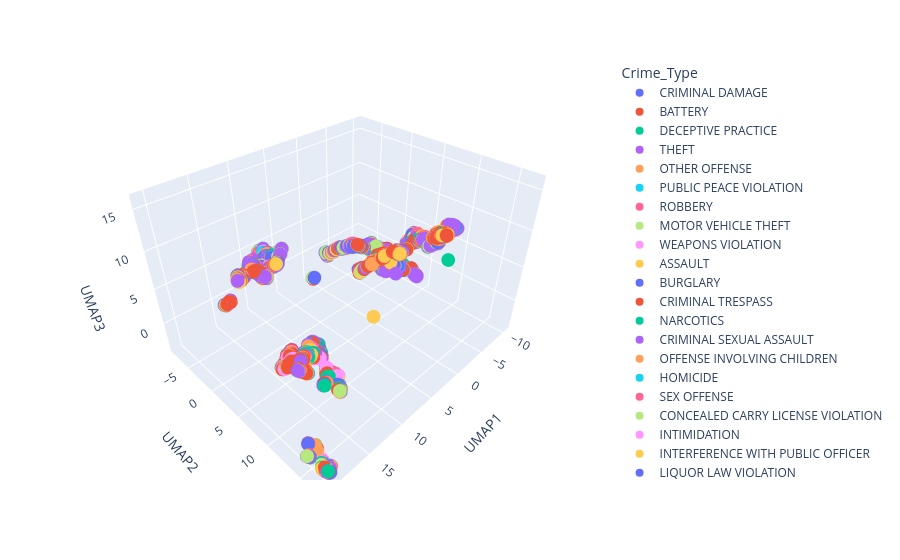

The notebook cell this image was saved under:
### Code cell
umap_3d = umap.UMAP(n_components=3, random_state=42)
X_umap_3d = umap_3d.fit_transform(X_scaled_df_sample)

plot_df['UMAP3'] = X_umap_3d[:, 2]

fig = px.scatter_3d(
    plot_df,
    x='UMAP1',
    y='UMAP2',
    z='UMAP3',
    color='Crime_Type'
)

fig.show()

### Figure 1 — Plotly figure (JSON) as saved in the notebook; plotly's stock layout.template omitted (floating-point values rounded to 4 significant figures; data arrays with more than 128 entries replaced by an {"elided": "..."} marker saying what was removed)
{"data": [{"hovertemplate": "Crime_Type=CRIMINAL DAMAGE<br>UMAP1=%{x}<br>UMAP2=%{y}<br>UMAP3=%{z}<extra></extra>", "legendgroup": "CRIMINAL DAMAGE", "marker": {"color": "#636efa", "symbol": "circle"}, "mode": "markers", "name": "CRIMINAL DAMAGE", "scene": "scene", "showlegend": true, "type": "scatter3d", "x": {"elided": "1118 float values"}, "y": {"elided": "1118 float values"}, "z": {"elided": "1118 float values"}}, {"hovertemplate": "Crime_Type=BATTERY<br>UMAP1=%{x}<br>UMAP2=%{y}<br>UMAP3=%{z}<extra></extra>", "legendgroup": "BATTERY", "marker": {"color": "#EF553B", "symbol": "circle"}, "mode": "markers", "name": "BATTERY", "scene": "scene", "showlegend": true, "type": "scatter3d", "x": {"elided": "1781 float values"}, "y": {"elided": "1781 float values"}, "z": {"elided": "1781 float values"}}, {"hovertemplate": "Crime_Type=DECEPTIVE PRACTICE<br>UMAP1=%{x}<br>UMAP2=%{y}<br>UMAP3=%{z}<extra></extra>", "legendgroup": "DECEPTIVE PRACTICE", "marker": {"color": "#00cc96", "symbol": "circle"}, "mode": "markers", "name": "DECEPTIVE PRACTICE", "scene": "scene", "showlegend": true, "type": "scatter3d", "x": {"elided": "542 float values"}, "y": {"elided": "542 float values"}, "z": {"elided": "542 float values"}}, {"hovertemplate": "Crime_Type=THEFT<br>UMAP1=%{x}<br>UMAP2=%{y}<br>UMAP3=%{z}<extra></extra>", "legendgroup": "THEFT", "marker": {"color": "#ab63fa", "symbol": "circle"}, "mode": "markers", "name": "THEFT", "scene": "scene", "showlegend": true, "type": "scatter3d", "x": {"elided": "2269 float values"}, "y": {"elided": "2269 float values"}, "z": {"elided": "2269 float values"}}, {"hovertemplate": "Crime_Type=OTHER OFFENSE<br>UMAP1=%{x}<br>UMAP2=%{y}<br>UMAP3=%{z}<extra></extra>", "legendgroup": "OTHER OFFENSE", "marker": {"color": "#FFA15A", "symbol": "circle"}, "mode": "markers", "name": "OTHER OFFENSE", "scene": "scene", "showlegend": true, "type": "scatter3d", "x": {"elided": "669 float values"}, "y": {"elided": "669 float values"}, "z": {"elided": "669 float values"}}, {"hovertemplate": "Crime_Type=PUBLIC PEACE VIOLATION<br>UMAP1=%{x}<br>UMAP2=%{y}<br>UMAP3=%{z}<extra></extra>", "legendgroup": "PUBLIC PEACE VIOLATION", "marker": {"color": "#19d3f3", "symbol": "circle"}, "mode": "markers", "name": "PUBLIC PEACE VIOLATION", "scene": "scene", "showlegend": true, "type": "scatter3d", "x": [15.56, -9.994, 9.751, 14.13, 15.44, 15.37, -5.948, -8.335, 8.96, 6.531, 7.756, 14.58, -2.527, 16.22, 14.55, -3.187, 15.42, 12.11, -4.105, -4.5, 16.21, 16.55, 14.73, 8.795, 15.41, 15.4, 16.62, 0.395, 16.65, 16.29, -8.286, 14.32, 15.56, 16.9, 6.56, -3.69, -5.207, 12.02, -3.175, -2.124, 8.634, 13.97, 14.13, 16.6, 11.64, 15.89, 14.38, 15.12, 16.89, 8.956, -5.986, 1.139], "y": [9.921, 1.253, -6.747, 9.228, 9.609, 9.572, -0.02651, 4.923, 10.52, 0.7368, -7.681, 11.66, 7.346, 7.638, 11.6, 8.996, 9.794, -3.387, 12.29, 0.5377, 8.237, 8.295, 11.83, 10.56, 11.96, 12.04, 10.11, 6.557, 8.289, 7.5, 4.018, 9.253, 9.925, 7.728, 0.7001, 7.849, 0.7236, -3.461, 7.711, 8.127, -3.661, 9.81, 9.082, 11.11, -1.992, 7.601, 11.18, 1.531, 8.182, 10.5, -0.05024, 8.987], "z": [3.734, -2.073, 3.837, 4.169, 3.965, 3.964, 1.609, -1.291, 10.86, 3.775, 4.564, 1.678, 7.665, 2.866, 1.73, 8.64, 3.828, 6.361, 11.23, 2.968, 2.759, 2.489, 1.474, 11.08, 1.262, 1.256, 4.256, 4.8, 2.408, 2.709, -0.5099, 4.08, 3.747, 2.179, 3.85, 7.846, 2.457, 6.25, 7.804, 8.152, 6.255, 3.75, 4.276, 3.165, 5.192, 3.112, 2.182, 9.51, 2.116, 10.9, 1.534, 7.009]}, {"hovertemplate": "Crime_Type=ROBBERY<br>UMAP1=%{x}<br>UMAP2=%{y}<br>UMAP3=%{z}<extra></extra>", "legendgroup": "ROBBERY", "marker": {"color": "#FF6692", "symbol": "circle"}, "mode": "markers", "name": "ROBBERY", "scene": "scene", "showlegend": true, "type": "scatter3d", "x": {"elided": "336 float values"}, "y": {"elided": "336 float values"}, "z": {"elided": "336 float values"}}, {"hovertemplate": "Crime_Type=MOTOR VEHICLE THEFT<br>UMAP1=%{x}<br>UMAP2=%{y}<br>UMAP3=%{z}<extra></extra>", "legendgroup": "MOTOR VEHICLE THEFT", "marker": {"color": "#B6E880", "symbol": "circle"}, "mode": "markers", "name": "MOTOR VEHICLE THEFT", "scene": "scene", "showlegend": true, "type": "scatter3d", "x": {"elided": "812 float values"}, "y": {"elided": "812 float values"}, "z": {"elided": "812 float values"}}, {"hovertemplate": "Crime_Type=WEAPONS VIOLATION<br>UMAP1=%{x}<br>UMAP2=%{y}<br>UMAP3=%{z}<extra></extra>", "legendgroup": "WEAPONS VIOLATION", "marker": {"color": "#FF97FF", "symbol": "circle"}, "mode": "markers", "name": "WEAPONS VIOLATION", "scene": "scene", "showlegend": true, "type": "scatter3d", "x": {"elided": "253 float values"}, "y": {"elided": "253 float values"}, "z": {"elided": "253 float values"}}, {"hovertemplate": "Crime_Type=ASSAULT<br>UMAP1=%{x}<br>UMAP2=%{y}<br>UMAP3=%{z}<extra></extra>", "legendgroup": "ASSAULT", "marker": {"color": "#FECB52", "symbol": "circle"}, "mode": "markers", "name": "ASSAULT", "scene": "scene", "showlegend": true, "type": "scatter3d", "x": {"elided": "927 float values"}, "y": {"elided": "927 float values"}, "z": {"elided": "927 float values"}}, {"hovertemplate": "Crime_Type=BURGLARY<br>UMAP1=%{x}<br>UMAP2=%{y}<br>UMAP3=%{z}<extra></extra>", "legendgroup": "BURGLARY", "marker": {"color": "#636efa", "symbol": "circle"}, "mode": "markers", "name": "BURGLARY", "scene": "scene", "showlegend": true, "type": "scatter3d", "x": {"elided": "391 float values"}, "y": {"elided": "391 float values"}, "z": {"elided": "391 float values"}}, {"hovertemplate": "Crime_Type=CRIMINAL TRESPASS<br>UMAP1=%{x}<br>UMAP2=%{y}<br>UMAP3=%{z}<extra></extra>", "legendgroup": "CRIMINAL TRESPASS", "marker": {"color": "#EF553B", "symbol": "circle"}, "mode": "markers", "name": "CRIMINAL TRESPASS", "scene": "scene", "showlegend": true, "type": "scatter3d", "x": {"elided": "238 float values"}, "y": {"elided": "238 float values"}, "z": {"elided": "238 float values"}}, {"hovertemplate": "Crime_Type=NARCOTICS<br>UMAP1=%{x}<br>UMAP2=%{y}<br>UMAP3=%{z}<extra></extra>", "legendgroup": "NARCOTICS", "marker": {"color": "#00cc96", "symbol": "circle"}, "mode": "markers", "name": "NARCOTICS", "scene": "scene", "showlegend": true, "type": "scatter3d", "x": {"elided": "267 float values"}, "y": {"elided": "267 float values"}, "z": {"elided": "267 float values"}}, {"hovertemplate": "Crime_Type=CRIMINAL SEXUAL ASSAULT<br>UMAP1=%{x}<br>UMAP2=%{y}<br>UMAP3=%{z}<extra></extra>", "legendgroup": "CRIMINAL SEXUAL ASSAULT", "marker": {"color": "#ab63fa", "symbol": "circle"}, "mode": "markers", "name": "CRIMINAL SEXUAL ASSAULT", "scene": "scene", "showlegend": true, "type": "scatter3d", "x": [15.96, -5.666, 12.33, -9.624, -3.321, -5.427, -0.6581, 19.11, -7.93, 17.36, -0.401, 8.316, 12.36, 18.67, -0.8488, -0.4368, 10.75, -5.453, 6.53, -3.649, 6.333, -1.536, -6.66, -2.606, 6.364, 8.835, 11.67, 16.61, -6.316, 5.456, 7.497, 7.148, -3.233, 14.33, -3.241, 9.034, -2.478, -3.669, -2.522, 6.594, -0.5517, 8.037, -9.848, 7.168, -0.5251, 10.44, 11.37, 8.38, 4.541, 16.58, -1.554, 11.33, -6.319, 14.73, 11.93, 9.445, -1.481, -3.326, 14.87, 9.178, -3.388, 19.24, -5.673, 11.53, 11.56, 8.955, 14.4, 12.15, 8.373, -0.7505, -7.99, 5.473, 7.665, -3.237, -9.203, 1.066, -5.705, -8.311, -5.0, 10.69, -0.3958, -0.9719, 6.517, 16.65, 11.49, 6.741, 0.6521, -0.4947, 3.218, -8.115, -9.174, -3.755, -5.685, -0.8102], "y": [7.732, 0.7871, -2.523, 0.1896, 11.7, -0.08357, 6.413, 16.46, -3.45, 8.085, 6.191, -6.618, -2.54, 2.37, 6.528, 6.253, -2.622, 0.1515, 10.7, 7.2, 11.06, 5.065, 3.741, 9.573, 11.06, -6.809, -2.025, 1.63, 4.236, 16.19, 13.69, 10.78, 7.339, 10.43, 7.28, -7.766, 9.369, 7.212, 9.467, 0.6671, 6.515, 11.16, 0.6733, 13.73, 6.446, -2.709, -2.309, 11.41, 16.74, 1.584, 5.08, -2.462, 4.285, 1.73, -1.301, -3.587, 4.932, 7.286, 1.694, -7.788, 11.67, 2.422, -0.02962, -3.286, -3.261, -7.796, 2.061, -1.138, 11.41, 6.33, 4.711, 16.22, 10.93, 7.261, -0.1903, 8.832, 0.6569, -3.524, 0.5497, -2.669, 6.586, 6.47, 10.65, 1.614, -1.987, 10.81, 8.093, 6.476, 3.861, -3.497, -0.1699, 7.29, -0.01316, 6.314], "z": [3.116, 2.352, 6.774, -1.891, 11.28, 1.818, 5.208, -3.676, 0.2075, 2.111, 4.991, 4.345, 6.775, 8.297, 5.415, 5.022, 5.434, 1.95, 11.82, 8.515, 12.0, 5.988, 0.171, 9.214, 12.03, 3.931, 5.223, 9.544, 0.3909, 15.78, 14.07, 11.5, 8.365, 3.078, 8.207, 3.612, 9.062, 8.504, 9.135, 3.872, 5.199, 11.82, -1.859, 13.88, 5.174, 5.691, 4.967, 11.98, 15.95, 9.624, 6.012, 5.089, 0.3768, 9.472, 5.773, 5.936, 5.95, 8.258, 9.482, 3.58, 11.18, 8.061, 1.629, 5.96, 5.991, 3.588, 9.208, 5.913, 11.96, 5.223, -0.9132, 15.75, 11.72, 8.286, -1.692, 7.069, 2.154, -0.05029, 2.721, 5.419, 5.16, 5.408, 11.79, 9.532, 5.203, 11.71, 6.913, 5.17, 8.61, 0.06325, -1.667, 8.403, 1.605, 5.251]}, {"hovertemplate": "Crime_Type=OFFENSE INVOLVING CHILDREN<br>UMAP1=%{x}<br>UMAP2=%{y}<br>UMAP3=%{z}<extra></extra>", "legendgroup": "OFFENSE INVOLVING CHILDREN", "marker": {"color": "#FFA15A", "symbol": "circle"}, "mode": "markers", "name": "OFFENSE INVOLVING CHILDREN", "scene": "scene", "showlegend": true, "type": "scatter3d", "x": [7.649, 5.351, 8.421, 0.1167, 14.5, 6.982, 16.46, 19.76, 19.77, -4.54, 4.466, 5.035, 5.122, 14.54, 16.31, 4.422, 7.12, 7.079, -3.076, 17.22, -3.787, 7.576, 10.58, 10.4, 16.62, 6.84, 7.472, 16.31, 19.58, 8.369, 4.961, 19.23, -6.708, 16.56, -6.619, 8.557, 4.42, 7.177, 5.486, -5.73, 5.13, 3.256, 7.62, 16.91, -3.355, 7.861, -5.289, -8.02, 7.103, 4.649, 19.44, 11.01, 4.575, 8.387, 16.22, 6.914, -2.374, 6.662, 16.75, -5.598, -4.578, -4.594, 8.014, 8.58, 7.628, 5.458, 17.1, 4.945, 14.59, 8.39, 8.551, 16.57, 17.33], "y": [11.73, 16.2, 14.65, 6.002, 2.178, 13.87, 10.48, 14.33, 14.34, 11.49, 16.64, 16.08, 16.41, 1.945, 10.05, 16.55, 10.77, 10.83, 9.287, 10.69, 7.451, 11.85, -2.479, -1.39, 1.621, 10.89, 11.92, 8.227, 16.91, 11.48, 16.08, 14.76, 3.487, 9.975, 3.883, 13.94, 16.56, 13.63, 15.9, -0.1548, 16.52, 4.352, 11.8, 1.347, 11.86, 10.94, -0.3271, 4.75, 13.62, 16.85, 16.81, -7.37, 16.83, 14.58, 9.959, 10.96, -6.294, 10.99, 1.367, 0.9972, 0.3855, 0.3863, -7.795, 13.95, 13.67, 16.26, 1.462, 15.92, 2.358, 14.6, 13.92, 10.04, 10.68], "z": [12.29, 15.77, 14.68, 4.704, 9.233, 13.95, 3.657, -1.417, -1.417, 10.4, 15.88, 16.03, 15.87, 9.401, 4.103, 15.88, 11.51, 11.67, 9.069, 3.694, 8.06, 12.39, 5.696, 6.647, 9.53, 11.82, 12.51, 2.793, -3.465, 12.05, 16.0, -1.874, 0.2588, 4.262, 0.1876, 14.61, 15.9, 13.68, 15.59, 1.611, 15.93, 8.573, 12.38, 9.683, 11.51, 11.62, 1.932, -0.9624, 13.72, 15.96, -3.592, 2.227, 15.88, 14.61, 4.162, 11.85, -0.4074, 11.85, 9.717, 2.5, 2.947, 2.947, 4.234, 14.64, 14.02, 15.79, 9.532, 15.63, 9.026, 14.6, 14.61, 4.276, 3.668]}, {"hovertemplate": "Crime_Type=HOMICIDE<br>UMAP1=%{x}<br>UMAP2=%{y}<br>UMAP3=%{z}<extra></extra>", "legendgroup": "HOMICIDE", "marker": {"color": "#19d3f3", "symbol": "circle"}, "mode": "markers", "name": "HOMICIDE", "scene": "scene", "showlegend": true, "type": "scatter3d", "x": [19.23, -9.901, 10.97, 9.194, 8.164, 16.43, -2.173, -2.088, -9.863, -3.69, 17.51, 16.42, 8.081, -1.566, -4.409, 0.1717, -2.122, 9.489, 14.26, 17.3], "y": [14.95, 0.629, -7.366, -3.581, -6.483, 10.39, -5.663, -5.588, 0.5951, 7.23, 8.995, 7.72, -6.89, -3.053, 11.28, 12.77, -5.574, -7.177, 11.35, 9.41], "z": [-2.114, -1.952, 2.231, 5.999, 4.68, 3.764, 0.3149, 0.414, -1.919, 8.498, 3.294, 2.861, 4.682, 2.818, 9.967, 11.29, 0.4133, 3.673, 2.112, 3.87]}, {"hovertemplate": "Crime_Type=SEX OFFENSE<br>UMAP1=%{x}<br>UMAP2=%{y}<br>UMAP3=%{z}<extra></extra>", "legendgroup": "SEX OFFENSE", "marker": {"color": "#FF6692", "symbol": "circle"}, "mode": "markers", "name": "SEX OFFENSE", "scene": "scene", "showlegend": true, "type": "scatter3d", "x": [-2.561, -3.317, 12.42, 10.54, 6.564, -4.498, 6.592, 0.1503, 6.968, 7.564, -2.601, -2.597, 5.123, -2.489, -4.681, 11.93, -9.645, 14.94, 6.463, -5.48, 11.65, -3.241, -3.007, 19.25, 11.14, -2.774, 14.38, 5.093, -5.643, 6.581, -8.338, 19.67, 9.223, -9.837, 7.765, 16.85, -9.691, 20.27, 1.438, -2.563, -2.97, 9.127, 8.538, -0.4663, -5.633, 20.25, 7.626, -2.902, 9.141, 7.783, -9.802, 4.686, 15.29, 10.54, -0.6251, -3.398, -6.021, -0.9453, -9.875], "y": [-6.529, 11.89, -2.617, -2.431, 0.7114, 11.53, 0.6694, 6.083, 10.92, 11.02, -6.635, 8.978, 16.57, 9.081, 11.4, -3.121, -0.1778, 9.342, 10.99, 1.051, -2.034, 11.88, 9.323, 2.282, -7.761, 7.149, 9.747, 16.56, -0.5195, 10.95, 4.896, 16.39, -7.976, 0.7421, 10.87, 1.58, 0.03756, 14.95, 8.326, -6.493, 9.434, -7.111, 13.95, 6.795, 1.021, 14.92, 11.0, 9.26, -5.33, 10.87, 0.5349, 16.85, 9.501, -1.572, 6.405, 7.295, 0.08543, 6.217, 0.8624], "z": [-0.3827, 11.49, 6.789, 5.735, 3.792, 10.39, 3.92, 4.792, 11.82, 11.61, -0.4881, 8.727, 15.9, 8.805, 10.35, 6.361, -2.137, 3.823, 11.96, 2.632, 5.188, 11.57, 9.099, 7.947, 2.065, 7.793, 3.527, 15.95, 1.589, 11.86, -1.193, -3.509, 3.345, -1.903, 11.65, 9.496, -2.062, -2.122, 7.315, -0.4967, 9.125, 3.464, 14.61, 5.231, 2.427, -2.086, 11.59, 9.024, 5.099, 11.65, -1.97, 15.97, 3.837, 6.361, 5.101, 8.011, 1.609, 5.253, -1.911]}, {"hovertemplate": "Crime_Type=CONCEALED CARRY LICENSE VIOLATION<br>UMAP1=%{x}<br>UMAP2=%{y}<br>UMAP3=%{z}<extra></extra>", "legendgroup": "CONCEALED CARRY LICENSE VIOLATION", "marker": {"color": "#B6E880", "symbol": "circle"}, "mode": "markers", "name": "CONCEALED CARRY LICENSE VIOLATION", "scene": "scene", "showlegend": true, "type": "scatter3d", "x": [15.67, 14.42, 14.42, 16.2, 15.54, 6.595, 16.55, 17.26, 15.24, 6.578, 6.6, 6.564], "y": [9.748, 11.24, 13.14, 8.292, 9.884, 0.6728, 8.266, 7.743, 9.593, 0.6836, 0.6604, 0.7228], "z": [3.954, 2.1, 0.7793, 2.759, 3.772, 3.88, 2.509, 1.986, 3.869, 3.903, 3.934, 3.819]}, {"hovertemplate": "Crime_Type=INTIMIDATION<br>UMAP1=%{x}<br>UMAP2=%{y}<br>UMAP3=%{z}<extra></extra>", "legendgroup": "INTIMIDATION", "marker": {"color": "#FF97FF", "symbol": "circle"}, "mode": "markers", "name": "INTIMIDATION", "scene": "scene", "showlegend": true, "type": "scatter3d", "x": [12.41, -2.501, -1.114, 11.17, 0.482, 8.924, -5.698, -0.5921, -2.45], "y": [-2.631, 9.225, 6.234, -7.829, 7.903, 10.51, 0.6897, 6.813, -6.283], "z": [6.802, 8.917, 5.367, 1.989, 6.486, 10.98, 2.185, 5.369, -0.3733]}, {"hovertemplate": "Crime_Type=INTERFERENCE WITH PUBLIC OFFICER<br>UMAP1=%{x}<br>UMAP2=%{y}<br>UMAP3=%{z}<extra></extra>", "legendgroup": "INTERFERENCE WITH PUBLIC OFFICER", "marker": {"color": "#FECB52", "symbol": "circle"}, "mode": "markers", "name": "INTERFERENCE WITH PUBLIC OFFICER", "scene": "scene", "showlegend": true, "type": "scatter3d", "x": [15.65, 14.42, 16.91, 7.896, 14.36, 17.25, 14.33, 16.88, 16.87, 14.71, 14.74, 15.42, 14.19, 14.23, 14.48, 17.01, 14.45, 14.15, 15.12, 15.38, 17.23, 14.29], "y": [9.728, 11.29, 7.75, -8.034, 13.24, 7.759, 12.96, 8.191, 7.901, 11.96, 12.0, 12.05, 13.08, 13.13, 13.3, 7.719, 11.38, 9.229, 9.927, 12.04, 7.826, 13.12], "z": [3.964, 2.058, 2.161, 4.201, 0.6897, 1.973, 0.9235, 2.176, 2.161, 1.401, 1.351, 1.275, 0.7155, 0.7163, 0.5982, 2.093, 1.91, 4.142, 3.778, 1.253, 1.987, 0.7433]}, {"hovertemplate": "Crime_Type=LIQUOR LAW VIOLATION<br>UMAP1=%{x}<br>UMAP2=%{y}<br>UMAP3=%{z}<extra></extra>", "legendgroup": "LIQUOR LAW VIOLATION", "marker": {"color": "#636efa", "symbol": "circle"}, "mode": "markers", "name": "LIQUOR LAW VIOLATION", "scene": "scene", "showlegend": true, "type": "scatter3d", "x": [16.54, 15.97, 14.66, 13.7, 12.08, 15.57, 14.16, 14.54, 14.02], "y": [8.258, 7.635, 11.9, 9.455, -3.449, 9.328, 9.181, 11.57, 9.271], "z": [2.446, 3.078, 1.455, 3.877, 6.302, 3.949, 4.228, 1.781, 4.005]}, {"hovertemplate": "Crime_Type=ARSON<br>UMAP1=%{x}<br>UMAP2=%{y}<br>UMAP3=%{z}<extra></extra>", "legendgroup": "ARSON", "marker": {"color": "#EF553B", "symbol": "circle"}, "mode": "markers", "name": "ARSON", "scene": "scene", "showlegend": true, "type": "scatter3d", "x": [4.864, 8.184, -8.034, 9.147, -3.595, -9.865, 17.26, 10.48, 11.58, 14.93, 14.59, -3.921], "y": [16.68, -7.642, 4.68, -3.633, 7.255, 0.6449, 9.281, -2.476, -2.323, 9.376, 9.717, 11.72], "z": [15.8, 4.141, -0.9434, 6.012, 8.424, -1.909, 3.765, 5.577, 4.956, 3.79, 3.585, 11.0]}, {"hovertemplate": "Crime_Type=STALKING<br>UMAP1=%{x}<br>UMAP2=%{y}<br>UMAP3=%{z}<extra></extra>", "legendgroup": "STALKING", "marker": {"color": "#00cc96", "symbol": "circle"}, "mode": "markers", "name": "STALKING", "scene": "scene", "showlegend": true, "type": "scatter3d", "x": [8.292, 20.37, -6.52, 0.1152, 16.79, 5.025, 14.71, -5.004, -8.006, 19.23, 14.88, 11.16, 7.476, 16.76, -2.717, -5.456, -1.673, 9.037, -4.059], "y": [11.42, 14.99, 4.028, 13.13, 11.1, 16.38, 2.31, 0.7619, -3.508, 14.73, 1.66, -7.832, 11.95, 1.656, -1.303, -0.0612, -5.71, 10.49, 11.68], "z": [11.95, -2.174, 0.1735, 11.43, 3.285, 15.99, 9.001, 2.799, 0.1417, -1.82, 9.542, 1.997, 12.51, 9.444, 3.246, 1.919, 0.5807, 10.84, 10.92]}, {"hovertemplate": "Crime_Type=PROSTITUTION<br>UMAP1=%{x}<br>UMAP2=%{y}<br>UMAP3=%{z}<extra></extra>", "legendgroup": "PROSTITUTION", "marker": {"color": "#ab63fa", "symbol": "circle"}, "mode": "markers", "name": "PROSTITUTION", "scene": "scene", "showlegend": true, "type": "scatter3d", "x": [15.42, 15.37, 15.52, 14.26, 14.42, 14.48, 13.92, 14.33, 14.54, 14.29, 13.72, 15.39, 16.49], "y": [9.815, 9.779, 9.902, 12.97, 11.23, 13.32, 9.74, 13.03, 11.57, 13.01, 9.466, 9.749, 8.267], "z": [3.81, 3.855, 3.741, 0.9918, 2.054, 0.5976, 3.875, 0.8486, 1.793, 0.8784, 3.871, 3.876, 2.55]}, {"hovertemplate": "Crime_Type=GAMBLING<br>UMAP1=%{x}<br>UMAP2=%{y}<br>UMAP3=%{z}<extra></extra>", "legendgroup": "GAMBLING", "marker": {"color": "#FFA15A", "symbol": "circle"}, "mode": "markers", "name": "GAMBLING", "scene": "scene", "showlegend": true, "type": "scatter3d", "x": [16.26], "y": [7.526], "z": [2.711]}, {"hovertemplate": "Crime_Type=OBSCENITY<br>UMAP1=%{x}<br>UMAP2=%{y}<br>UMAP3=%{z}<extra></extra>", "legendgroup": "OBSCENITY", "marker": {"color": "#19d3f3", "symbol": "circle"}, "mode": "markers", "name": "OBSCENITY", "scene": "scene", "showlegend": true, "type": "scatter3d", "x": [8.033, 16.66], "y": [14.11, 11.09], "z": [14.28, 3.207]}], "layout": {"legend": {"title": {"text": "Crime_Type"}, "tracegroupgap": 0}, "margin": {"t": 60}, "scene": {"domain": {"x": [0, 1], "y": [0, 1]}, "xaxis": {"title": {"text": "UMAP1"}}, "yaxis": {"title": {"text": "UMAP2"}}, "zaxis": {"title": {"text": "UMAP3"}}}}}
